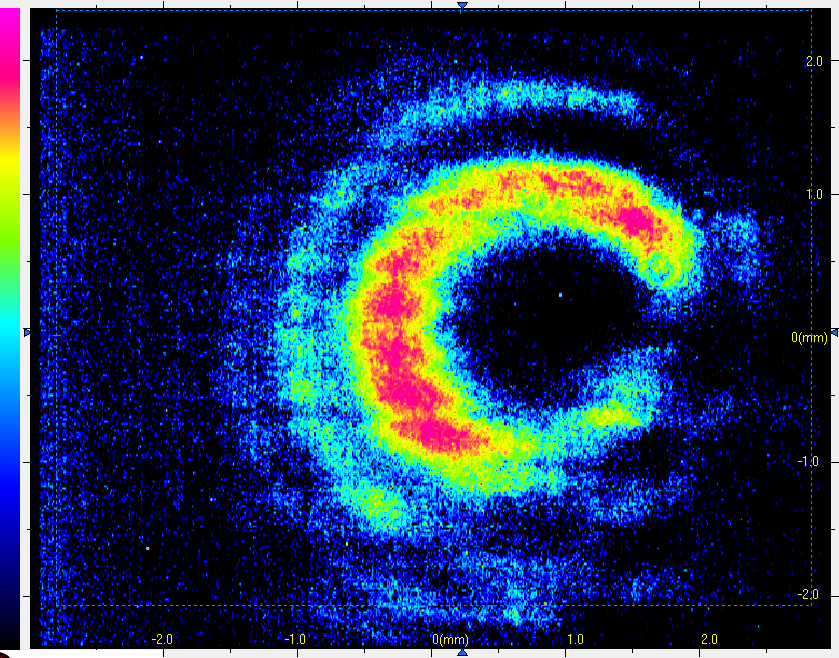
%> input picture matlab_code/oam_11.bmp, 839 x 658 px
$ octave gs.m   (GNU Octave 9; MATLAB toolbox functions it lacks are replaced by stand-ins)
%> lines starting %> are read from the running program, lines starting %| are printed output that depends on the picture; in (x1, y1, x2, y2) boxes, pixels count from 0 and x2, y2 are one past the last pixel; in counts of white or black regions, pixels touching at a corner belong together; the program's own positions count from 1
### source_code/Masks_gen/setParameters.m
function setParameters(p, sz, varargin)
%> called with sz = [512 512]
    % Set default values for grid parameters

    assert(numel(sz) == 2, 'sz must be a vector of 2 elements');

    parameters = {'offset', 'angle','centre',  'aspect'};

    ip = inputParser;

    ip.addParameter('offset', [0, 0]);
    ip.addParameter('angle', 0);
    ip.addParameter('centre', (sz)/2);
    ip.addParameter('aspect', 1.0);
    ip.addParameter('skip', {});
    ip.parse(varargin{:});

    for pp = 1:length(parameters)
        if ~any(strcmpi(parameters{pp}, ip.Results.skip))
            p.addParameter(parameters{pp}, ip.Results.(parameters{pp}));
        end
    end
end

### matlab_code/fastLaguerre.m
function L = fastLaguerre(n, alpha, x)
%> called with n = 0, alpha = 1
    % (just to do the work faster than built in laguerre matlab
    % Calculate the generalized Laguerre polynomial of degree n and parameter alpha
    L = zeros(size(x));
    for k = 0:n
        coeff = (-1)^k * factorial(n + alpha) / (factorial(k) * factorial(n - k) * factorial(alpha + k));
        L = L + coeff * x.^k;
    end
end

### matlab_code/laguerre_gauss_phase_mask.m
function phase_mask = laguerre_gauss_phase_mask(sz, amode, rmode, varargin)
    % Generates the phase patterns for Laguerre-Gaussian beams
    % Parameters
    %   - sz -- size of the pattern [rows, cols]
    %   - amode -- azimuthal mode order
    %   - rmode -- radial mode orders
    % Usage
    %   pattern = laguerre_gauss_phase_mask(sz, amode, rmode,...);
    %
    % Optional named parameters:
    %   - 'scale'       scale  -- radial scaling factor for pattern
    %   - 'centre'      [x, y] -- centre location for lens (default: sz/2)
    %   - 'offset'      [x, y] -- offset after applying transformations
    %   - 'aspect'      aspect -- aspect ratio of lens (default: 1.0)
    %   - 'angle'       angle  -- Rotation angle about axis (radians)

    % Set parameters
    p = inputParser;
    setParameters(p,sz);
    p.addParameter('radius', min(sz)/10);
    p.parse(varargin{:});

    c = p.Results.centre;
    ofs = p.Results.offset;
    asp = p.Results.aspect;
    ang = p.Results.angle;

    % Generate coordinates
    [xx, yy] = grid2D(sz, 'centre', c, 'offset', ofs, ...
        'aspect', asp, 'angle',ang);

    % Calculate the azimuthal part of the pattern
    phase = amode .* atan2(yy, xx);

    % Calculate the Laguerre polynomials in the radial direction
    rho = sqrt(xx.^2 + yy.^2);
    Lpoly_rho = fastLaguerre(rmode, abs(amode), (rho./p.Results.radius).^2);

    % Calculate the radial part of the phase
    phase = phase + (sign(Lpoly_rho)>0)*pi;

    phase_mask = mod(phase, 2*pi);

end

### matlab_code/grid2D.m
function [xx, yy] = grid2D(sz, varargin)
    % Generate a grid of points with some options:

    %   - 'offset'      [x, y] -- offset after applying transformations
    %   (default [0,0])
    %   - 'angle'       angle  -- Rotation angle about axis (default: 0 radians)
    %   - 'centre'      [x, y] -- centre location for lens (default: min(sz)/2)
    %   - 'aspect'      aspect -- aspect ratio of lens (default: 1.0)

    % Set parameteres
    p = inputParser;
    setParameters(p, sz);
    parse(p, varargin{:});
    % Generate coordinates
    [xx, yy] = meshgrid(1:sz(2), 1:sz(1));
    % Centralize
    xx = xx - p.Results.centre(1);
    yy = yy - p.Results.centre(2);

    % Rotate
    ang = p.Results.angle;

    xx = cos(ang) .* xx - sin(ang) .* yy;
    yy = sin(ang) .* xx + cos(ang) .* yy;
    % Reshape yy
    yy = yy * p.Results.aspect;
    % Translate
    xx = xx - p.Results.offset(1);
    yy = yy - p.Results.offset(2);
end

### matlab_code/gs.m

clear all

close all
% Defina o alvo
guesss = laguerre_gauss_phase_mask([512,512],1,0)/(2*pi);

% Defina o número de iterações
num_iterations = 100;

n=512;
x = linspace(-10,10,n);
y = linspace(-10,10,n);
[X,Y] = meshgrid(x,y);
x0 = 0;     		% center
y0 = 0;     		% center
sigma = 2; 			% beam waist
A = 1;      		% power
targ = A  * exp(-((X-x0).^2 + (Y-y0).^2)./(2*sigma^2));
[X,Y] = meshgrid(x,y);
[Phi,R] = cart2pol(X,Y);
R0 = 6; %ring radius
W = 2; %ring width
ring = exp(-((R-R0).^2)./W.^2);
dinput_intensity = double(rgb2gray(imread("oam_11.bmp")));
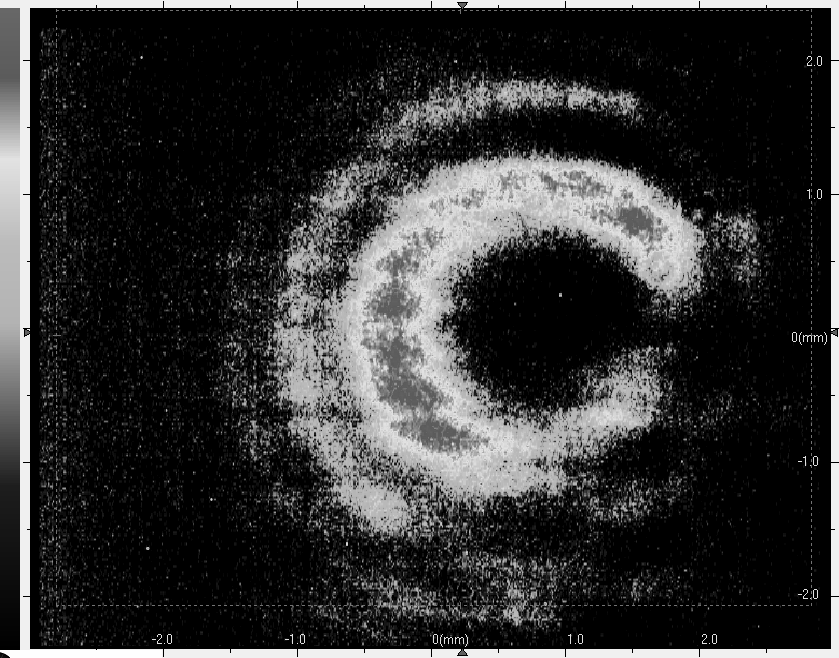
%> dinput_intensity: size 658x839 double; min 0, max 255, mean 50
input = dinput_intensity(110:621,270:781);
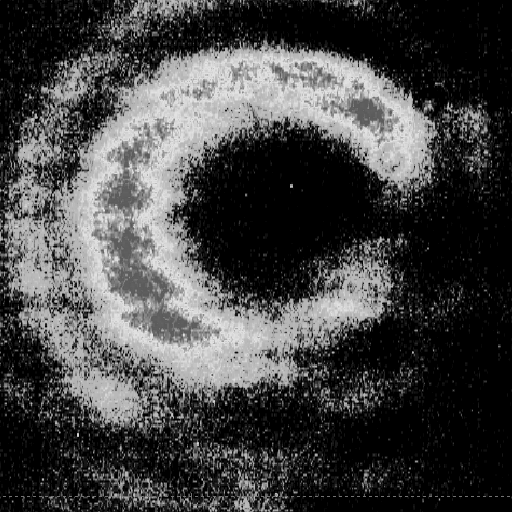
%> input: size 512x512 double; min 0, max 226, mean 67.5
minSize = 6000;
input = bwareaopen(imbinarize(input),minSize);
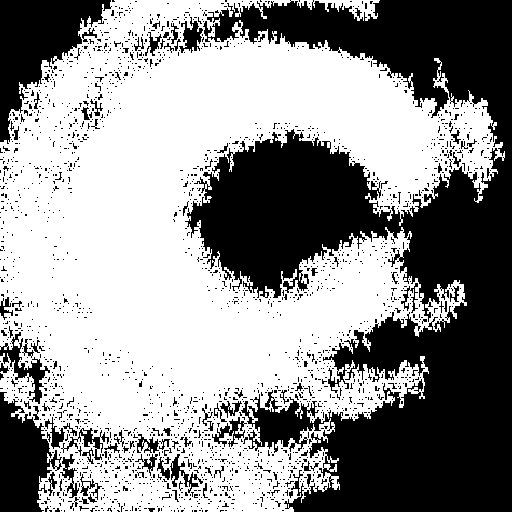
%> input: size 512x512 logical; 57.6% white; 2184 black regions (2100 under 20 px), largest, box (x1, y1, x2, y2) and area: (185, 0, 512, 512) 86724, (0, 0, 112, 144) 7056, (0, 392, 62, 512) 4492
input = ((input - min(input(:))) /(max(input(:)) - min(input(:)))) ;
guess = input;
targ = ring;
figure(1)
imshow(targ)
figure(2)
% Execute o algoritmo Gerchberg-Saxton
mask = gerchberg_saxton(ring,guess, num_iterations);
imshow(angle(mask))
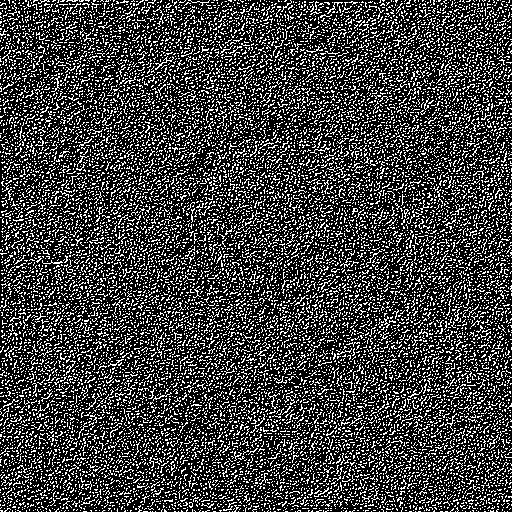
%> displayed picture: size 512x512, on the screen's scale of 0 to 255; min 0, max 255, mean 64.9


function final_guess = gerchberg_saxton(target, initial_guess, num_iterations)
    % Executa o algoritmo Gerchberg-Saxton para estimar a fase do padrão de holograma.
    %
    % Parâmetros:
    %   - target: padrão alvo complexo
    %   - initial_guess: palpite inicial para o padrão de holograma
    %   - num_iterations: número de iterações do algoritmo
    %
    % Saída:
    %   - final_guess: melhor estimativa da fase do padrão de holograma após
    %     o número especificado de iterações

    % Verifique se o palpite inicial foi fornecido
    if nargin < 3
        error('Número insuficiente de argumentos. Por favor, forneça o alvo, o palpite inicial e o número de iterações.');
    end

    % Inicialize o palpite atual como o palpite inicial
    current_guess = initial_guess;

    % Loop de iterações
    for i = 1:num_iterations
        % Calcula o padrão gerado a partir do palpite atual
        generated_pattern = fftshift(fft2(ifftshift(current_guess)));

        % Calcula o padrão alvo de amplitude com a fase do padrão gerado
        target_amplitude = abs(target) .* exp(1i * angle(generated_pattern));

        % Calcula o novo palpite usando a transformada inversa
        current_guess = fftshift(ifft2(ifftshift(target_amplitude)));


    end

    % A saída final_guess contém a melhor estimativa da fase do padrão de holograma
    final_guess = current_guess;
end

$ run again, with matlab_code/1.bmp copied over matlab_code/oam_11.bmp
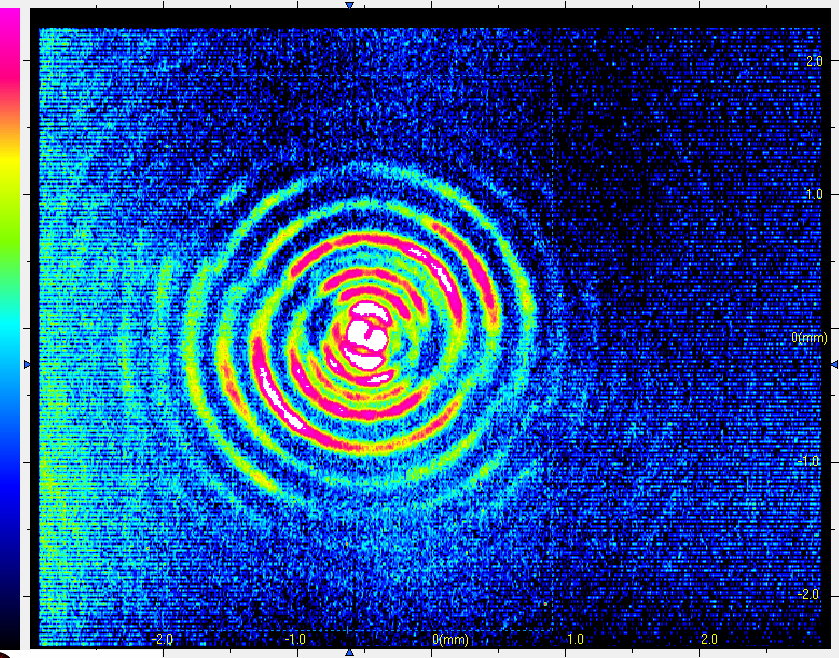
%> input picture matlab_code/1.bmp, 839 x 658 px
%> `input = bwareaopen(imbinarize(input),minSize);`:
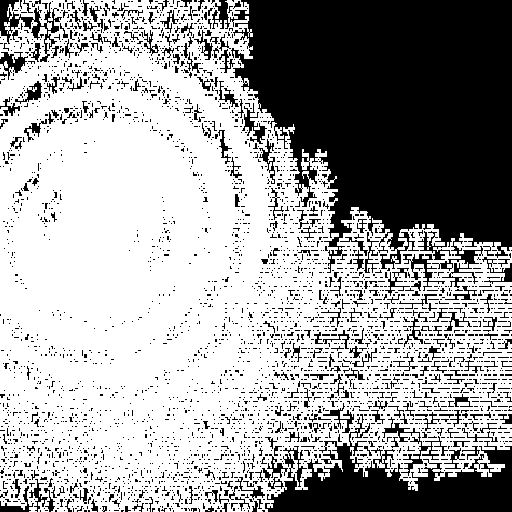
%> input: size 512x512 logical; 64.6% white; 3746 black regions (3501 under 20 px), largest, box (x1, y1, x2, y2) and area: (230, 0, 512, 288) 55678, (265, 414, 512, 512) 10604, (0, 0, 62, 62) 1039
%> `imshow(angle(mask))`:
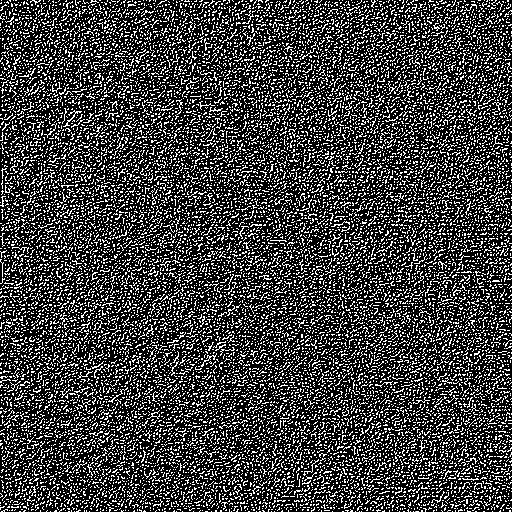
%> displayed picture: size 512x512, on the screen's scale of 0 to 255; min 0, max 255, mean 64.8

$ run again, with matlab_code/2.bmp copied over matlab_code/oam_11.bmp
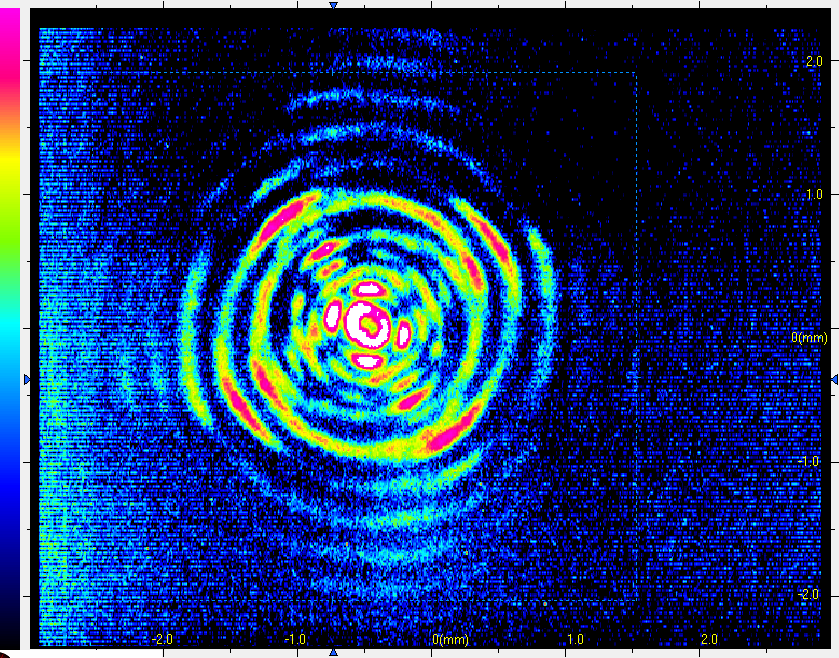
%> input picture matlab_code/2.bmp, 839 x 658 px
%> `input = bwareaopen(imbinarize(input),minSize);`:
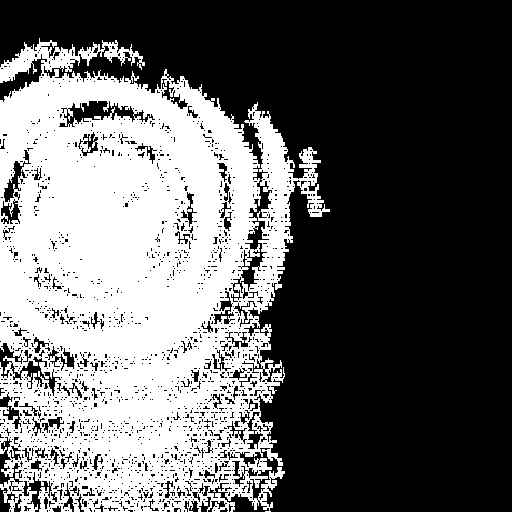
%> input: size 512x512 logical; 39.2% white; 1 white region, box (x1, y1, x2, y2) and area: (0, 38, 330, 512) 102677
%> `imshow(angle(mask))`:
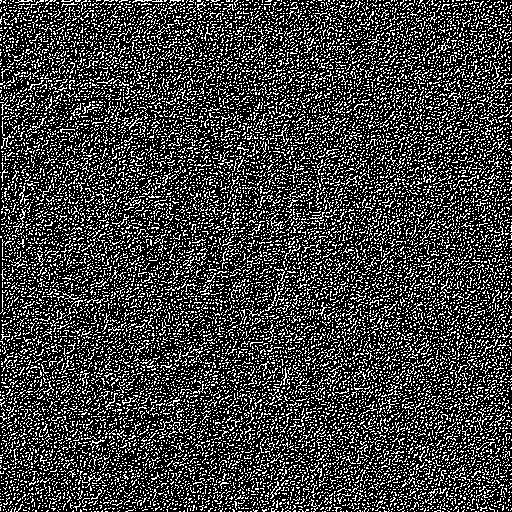
%> displayed picture: size 512x512, on the screen's scale of 0 to 255; min 0, max 255, mean 65.1
